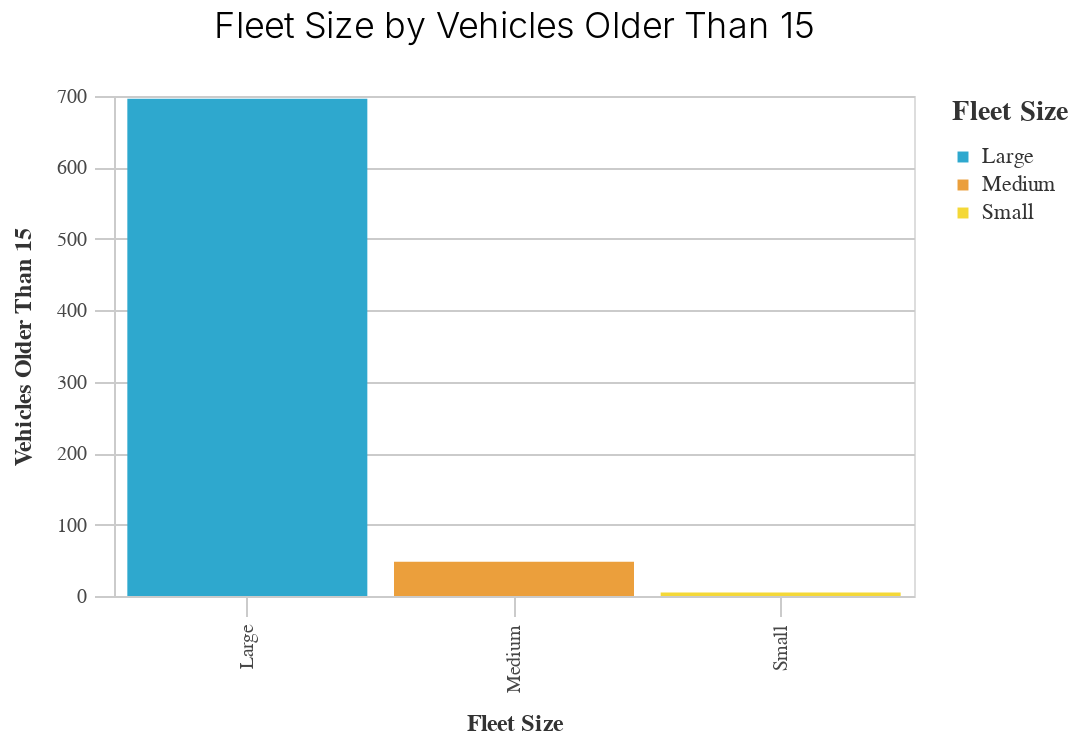

The code cell stored with this chart in its notebook:
### Markdown cell above
### Vehicles older than 15
![pic](./chart_outputs/bar_fleet_size_by_vehicles_older_than_15.png)

### Code cell
_utils.basic_bar_chart(fleet,'fleet_size','vehicles_older_than_15', 'fleet_size')

### Figure 1 — Vega-Lite specification as saved in the notebook (floating-point values rounded to 4 significant figures)
{"config": {"view": {"continuousWidth": 400, "continuousHeight": 300}, "axis": {"domainColor": "#cbcbcb", "grid": true, "gridColor": "#cbcbcb", "gridWidth": 1, "labelColor": "#474747", "labelFont": "Nunito Sans", "labelFontSize": 10, "labelPadding": 4, "tickColor": "#cbcbcb", "tickSize": 10, "titleColor": "#333", "titleFont": "Raleway", "titleFontSize": 12, "titlePadding": 10}, "axisBand": {"grid": false}, "background": "white", "font": "Raleway", "header": {"labelFont": "Nunito Sans", "titleFont": "Raleway"}, "legend": {"labelColor": "#333", "labelFont": "Nunito Sans", "labelFontSize": 11, "labelLimit": 0, "padding": 1, "symbolSize": 30, "symbolType": "square", "titleColor": "#333", "titleFont": "Raleway", "titleFontSize": 14, "titlePadding": 10}, "title": {"anchor": "middle", "font": "Raleway", "fontSize": 18, "fontWeight": 300, "offset": 20}}, "data": {"name": "data-791865e370726b49067b2d84e1a28055"}, "mark": "bar", "encoding": {"color": {"field": "fleet_size", "legend": {"title": "Fleet Size"}, "scale": {"range": ["#2EA8CE", "#EB9F3C", "#F4D837", "#51BF9D", "#8CBCCB", "#9487C0"]}, "type": "nominal"}, "x": {"field": "fleet_size", "sort": "-y", "title": "Fleet Size", "type": "nominal"}, "y": {"field": "vehicles_older_than_15", "title": "Vehicles Older Than 15", "type": "quantitative"}}, "height": 250, "title": "Fleet Size by Vehicles Older Than 15", "width": 400, "$schema": "https://vega.github.io/schema/vega-lite/v4.17.0.json", "datasets": {"data-791865e370726b49067b2d84e1a28055": [{"fleet_size": "Large", "vehicles_older_than_9": 1757.0, "vehicles_older_than_15": 696.0, "vehicles_0_to_9": 3975.0, "vehicles_percent_older_than_9": 86.21, "vehicles_percent_older_than_15": 92.92, "vehicles_percent_0_to_9": 80.17}, {"fleet_size": "Medium", "vehicles_older_than_9": 255.0, "vehicles_older_than_15": 48.0, "vehicles_0_to_9": 903.0, "vehicles_percent_older_than_9": 12.51, "vehicles_percent_older_than_15": 6.409, "vehicles_percent_0_to_9": 18.21}, {"fleet_size": "Small", "vehicles_older_than_9": 26.0, "vehicles_older_than_15": 5.0, "vehicles_0_to_9": 80.0, "vehicles_percent_older_than_9": 1.276, "vehicles_percent_older_than_15": 0.6676, "vehicles_percent_0_to_9": 1.614}]}}
